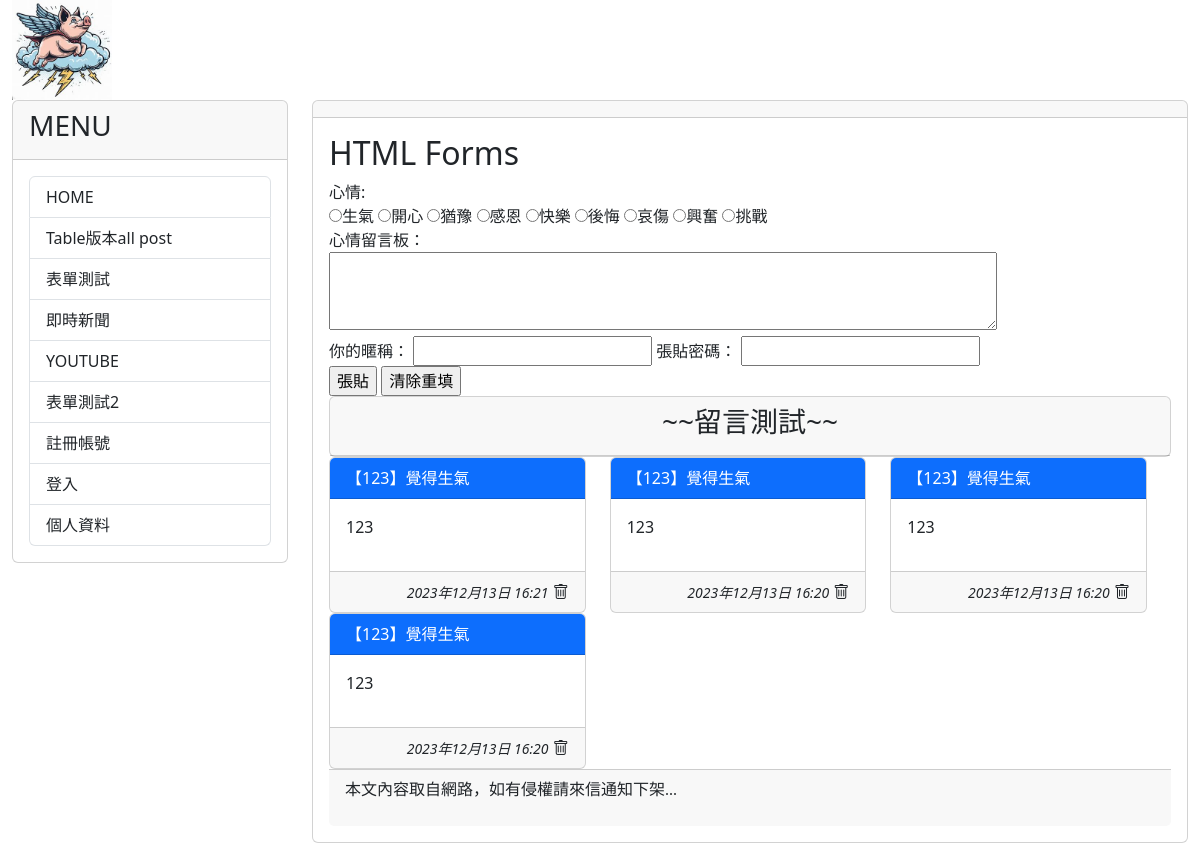
The app's page /test/, older data.
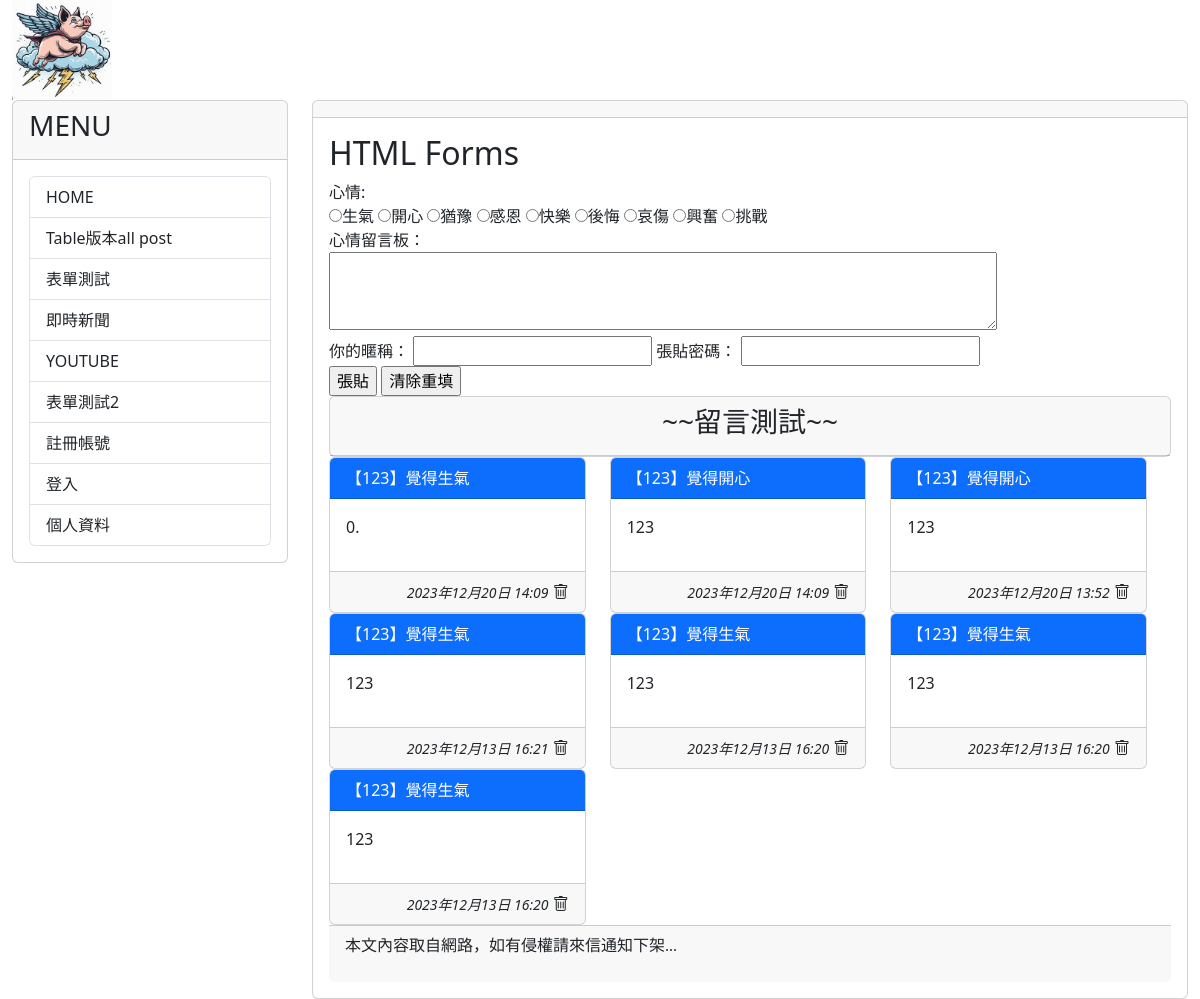
The same page, newer data.
### mytest/models.py (models this page shows, shortened)
class Mood(models.Model):
    status = models.CharField(max_length=10, null=False)
    def __str__(self):
        return self.status

class Post(models.Model):
    mood = models.ForeignKey('Mood', on_delete=models.CASCADE)
    nickname = models.CharField(max_length=10, default='不願意透漏身份的人')
    message = models.TextField(null=False)
    del_pass = models.CharField(max_length=10)
    pub_time = models.DateTimeField(auto_now=True)
    enabled = models.BooleanField(default=True)

### mytest/views.py (the view, shortened to what this page needs)
# urls.py: path('test/', testv.index, name="test-new"),
def index(request):
    posts = Post.objects.filter(enabled=True).order_by('-pub_time')[:30]
    moods = Mood.objects.all()
    if request.method == 'GET':
        return render(request, 'myform.html', locals())
    else:
        message = 'post/get 出現錯誤'
        return render(request, 'myform.html', locals())

### mytest/templates/myform.html (shortened to what this page needs)
{% extends "base2.html" %}
{% block content %}
  <h2>HTML Forms</h2>
  <form action="" method="post">
    <label for="title">心情:</label><br>
    {% for m in moods %}
    <input type='radio' name='mood' value='{{ m.status }}'>{{ m.status }}</input>
    {% endfor %}
    <br>
    心情留言板：<br/>
    <textarea name='user_post' rows=3 cols=70></textarea>
    <br/>
    <label for='user_id'>你的暱稱：</label>
    <input id='user_id' type='text' name='user_id'>
    <label for='user_pass'>張貼密碼：</label>
    <input id='user_pass' type='password' name='user_pass'><br/>
    <input type='submit' value='張貼'>
    <input type='reset' value='清除重填'>
  </form>
  <div class='row'>
    <div class='col-md-12'>
        <div class='card'>
            <div class='card-header' align=center>
            <h3>~~留言測試~~</h3>
        </div>
    </div>
  </div>
  <div class="row">
    {% for p in posts %}
     <div class="col-sm-12 col-md-4">
        <div class='card'>
            <div class='card-header text-white bg-primary'>【{{ p.nickname }}】覺得{{ p.mood }}</div>
            <div class='card-body'>{{ p.message | linebreaks }}</div>
            <div class='card-footer' align='right'>
                <i><small>{{ p.pub_time }}</small></i>
                <i class="bi bi-trash"  onclick='go_delete({{p.id}})'></i>
            </div>
        </div>
    </div>
    {% empty %}
        目前沒有任何心情留言
    {% endfor %}
  </div>
  {% endblock content %}

Row changes from the older to the newer data that the page shows:
added Post: nickname "123", mood "生氣", message "0.", pub_time "2023年12月20日 14:09"
added Post: nickname "123", mood "開心", message "123", pub_time "2023年12月20日 14:09"
added Post: nickname "123", mood "開心", message "123", pub_time "2023年12月20日 13:52"
